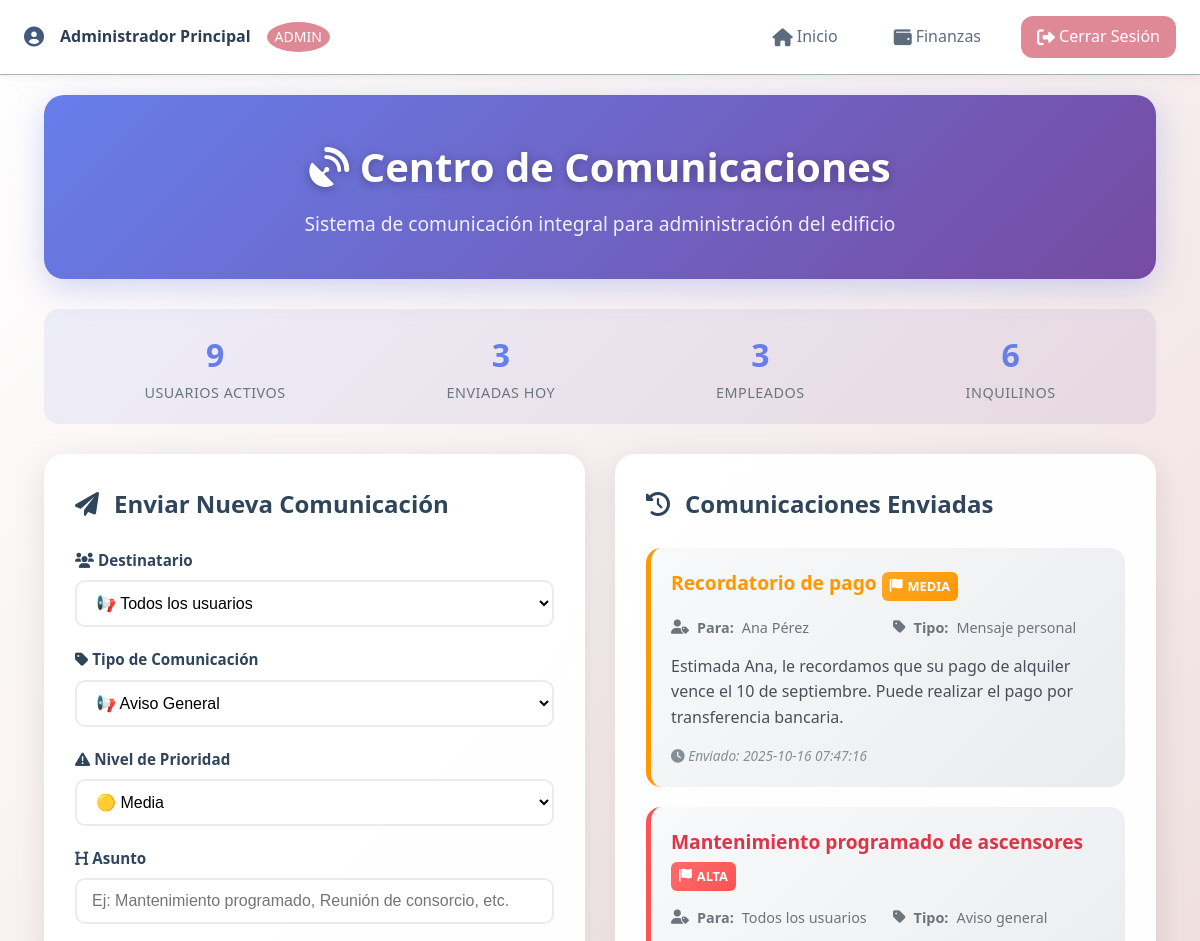
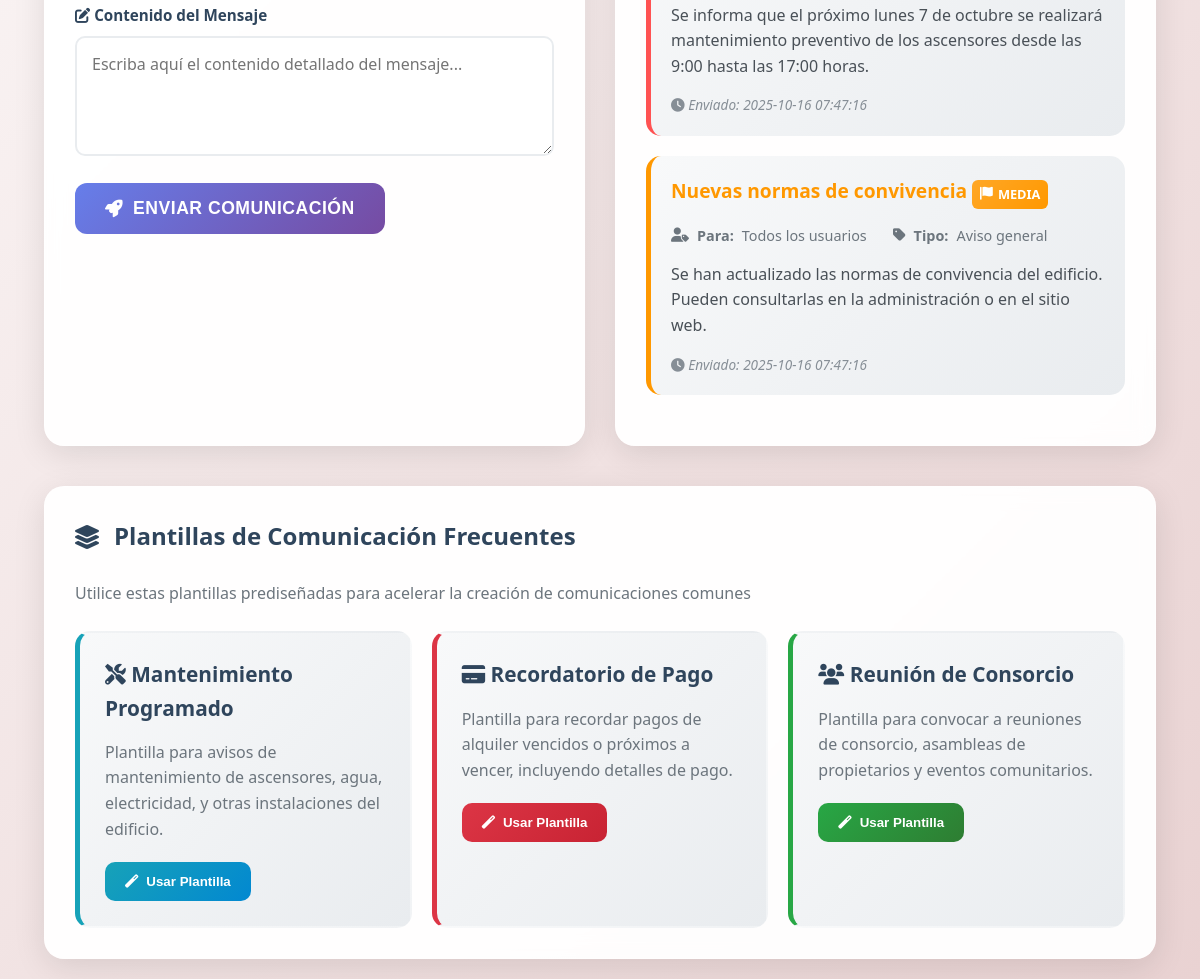
Screenshot of /views/admin/comunicacion.php (signed in) with the database file from the repository (2 pictures, top to bottom).
### tables this page shows
CREATE TABLE `comunicacion` (
  `id` bigint(20) UNSIGNED NOT NULL,
  `remitente_id` bigint(20) UNSIGNED NOT NULL,
  `destinatario_id` bigint(20) UNSIGNED DEFAULT NULL,
  `asunto` varchar(200) NOT NULL,
  `mensaje` text NOT NULL,
  `tipo` enum('aviso_general','mensaje_personal','notificacion') NOT NULL DEFAULT 'mensaje_personal',
  `prioridad` enum('baja','media','alta') NOT NULL DEFAULT 'media',
  `leido` tinyint(1) NOT NULL DEFAULT 0,
  `created_at` timestamp NULL DEFAULT NULL,
  `updated_at` timestamp NULL DEFAULT NULL
);

CREATE TABLE `users` (
  `id` bigint(20) UNSIGNED NOT NULL,
  `name` varchar(255) NOT NULL,
  `email` varchar(255) NOT NULL,
  `email_verified_at` timestamp NULL DEFAULT NULL,
  `password` varchar(255) NOT NULL,
  `role` enum('admin','empleado','inquilino') NOT NULL DEFAULT 'inquilino',
  `remember_token` varchar(100) DEFAULT NULL,
  `password_reset_token` varchar(255) DEFAULT NULL,
  `password_reset_expires` timestamp NULL DEFAULT NULL,
  `failed_login_attempts` int(11) DEFAULT 0,
  `locked_until` timestamp NULL DEFAULT NULL,
  `last_failed_login` timestamp NULL DEFAULT NULL,
  `password_changed_at` timestamp NULL DEFAULT NULL,
  `account_locked` tinyint(1) DEFAULT 0,
  `created_at` timestamp NULL DEFAULT NULL,
  `updated_at` timestamp NULL DEFAULT NULL,
  `last_login_at` datetime DEFAULT NULL,
  `reset_token` varchar(100) DEFAULT NULL,
  `reset_token_expires` datetime DEFAULT NULL
);

### views/admin/comunicacion.php (the view, shortened to what this page needs)
<?php
require_once '../../includes/header.php';
$database = new Database();
$db = $database->getConnection();
try {
    $query = "SELECT id, name, email, role FROM users WHERE role IN ('empleado', 'inquilino') ORDER BY role, name";
    $stmt = $db->prepare($query);
    $stmt->execute();
    $usuarios = $stmt->fetchAll(PDO::FETCH_ASSOC);
    $query = "SELECT c.*, u.name as destinatario_nombre
              FROM comunicacion c
              LEFT JOIN users u ON c.destinatario_id = u.id
              WHERE c.remitente_id = :user_id
              ORDER BY c.created_at DESC LIMIT 10";
    $stmt = $db->prepare($query);
    $stmt->bindParam(':user_id', $_SESSION['user_id']);
    $stmt->execute();
    $comunicaciones_enviadas = $stmt->fetchAll(PDO::FETCH_ASSOC);
} catch (PDOException $e) {
    $message = '<div style="color: red;">Error al cargar datos: ' . $e->getMessage() . '</div>';
}
?>
<div class="communications-dashboard">
    <div class="comm-header">
        <h1><i class="fas fa-satellite-dish"></i> Centro de Comunicaciones</h1>
        <p>Sistema de comunicación integral para administración del edificio</p>
    </div>
    <div class="stats-bar">
        <div class="stat-item">
            <span class="stat-number"><?php echo count($usuarios); ?></span>
            <div class="stat-label">Usuarios Activos</div>
        </div>
        <div class="stat-item">
            <span class="stat-number"><?php echo count($comunicaciones_enviadas); ?></span>
            <div class="stat-label">Enviadas Hoy</div>
        </div>
        <div class="stat-item">
            <span class="stat-number"><?php echo count(array_filter($usuarios, fn($u) => $u['role'] == 'empleado')); ?></span>
            <div class="stat-label">Empleados</div>
        </div>
        <div class="stat-item">
            <span class="stat-number"><?php echo count(array_filter($usuarios, fn($u) => $u['role'] == 'inquilino')); ?></span>
            <div class="stat-label">Inquilinos</div>
        </div>
    </div>
    <div class="comm-main-grid">
        <div class="comm-section">
            <h2 class="section-title">
                <i class="fas fa-paper-plane"></i>
                Enviar Nueva Comunicación
            </h2>
            <form method="POST" action="">
                <div class="form-group">
                    <label for="destinatario_id">
                        <i class="fas fa-users"></i> Destinatario
                    </label>
                    <select id="destinatario_id" name="destinatario_id" required class="select-control">
                        <option value="todos">📢 Todos los usuarios</option>
                    </select>
                </div>
                <div class="form-group">
                    <label for="tipo">
                        <i class="fas fa-tag"></i> Tipo de Comunicación
                    </label>
                    <select id="tipo" name="tipo" required class="select-control">
                        <option value="aviso_general">📢 Aviso General</option>
                    </select>
                </div>
                <div class="form-group">
                    <label for="prioridad">
                        <i class="fas fa-exclamation-triangle"></i> Nivel de Prioridad
                    </label>
                    <select id="prioridad" name="prioridad" required class="select-control">
                        <option value="media" selected>🟡 Media</option>
                    </select>
                </div>
                <div class="form-group">
                    <label for="asunto">
                        <i class="fas fa-heading"></i> Asunto
                    </label>
                    <input type="text" id="asunto" name="asunto" required class="form-control"
                           placeholder="Ej: Mantenimiento programado, Reunión de consorcio, etc.">
                </div>
                <div class="form-group">
                    <label for="mensaje">
                        <i class="fas fa-edit"></i> Contenido del Mensaje
                    </label>
                    <textarea id="mensaje" name="mensaje" required class="textarea-control"
                              placeholder="Escriba aquí el contenido detallado del mensaje..."></textarea>
                </div>
                <button type="submit" name="enviar_comunicacion" class="btn-send">
                    <i class="fas fa-rocket"></i>
                    Enviar Comunicación
                </button>
            </form>
        </div>
        <div class="comm-section">
            <h2 class="section-title">
                <i class="fas fa-history"></i>
                Comunicaciones Enviadas
            </h2>
            <?php if (!empty($comunicaciones_enviadas)): ?>
                <?php foreach ($comunicaciones_enviadas as $comunicacion): ?>
                    <div class="comm-card priority-<?php echo $comunicacion['prioridad']; ?>">
                        <div class="comm-title" style="color: <?php
                            echo $comunicacion['prioridad'] == 'alta' ? '#dc3545' :
                                ($comunicacion['prioridad'] == 'media' ? '#ff9800' : '#28a745');
                        ?>;">
                            <?php echo htmlspecialchars($comunicacion['asunto']); ?>
                            <span class="priority-indicator priority-<?php echo $comunicacion['prioridad']; ?>">
                                <i class="fas fa-flag"></i>
                                <?php echo ucfirst($comunicacion['prioridad']); ?>
                            </span>
                        </div>
                        <div class="comm-meta">
                            <div class="meta-item">
                                <i class="fas fa-user-tag"></i>
                                <strong>Para:</strong>
                                <?php echo $comunicacion['destinatario_nombre'] ? htmlspecialchars($comunicacion['destinatario_nombre']) : 'Todos los usuarios'; ?>
                            </div>
                            <div class="meta-item">
                                <i class="fas fa-tag"></i>
                                <strong>Tipo:</strong> <?php echo str_replace('_', ' ', ucfirst($comunicacion['tipo'])); ?>
                            </div>
                        </div>
                        <div class="comm-content">
                            <?php echo htmlspecialchars(substr($comunicacion['mensaje'], 0, 150)); ?><?php echo strlen($comunicacion['mensaje']) > 150 ? '...' : ''; ?>
                        </div>
                        <div class="comm-timestamp">
                            <i class="fas fa-clock"></i>
                            Enviado: <?php echo $comunicacion['created_at']; ?>
                        </div>
                    </div>
                <?php endforeach; ?>
            <?php endif; ?>
        </div>
    </div>
    <div class="templates-section">
        <h2 class="section-title">
            <i class="fas fa-layer-group"></i>
            Plantillas de Comunicación Frecuentes
        </h2>
        <p style="color: #6c757d; margin-bottom: 0;">Utilice estas plantillas prediseñadas para acelerar la creación de comunicaciones comunes</p>
        <div class="templates-grid">
            <div class="template-card maintenance">
                <div class="template-title">
                    <i class="fas fa-tools"></i>
                    Mantenimiento Programado
                </div>
                <div class="template-description">
                    Plantilla para avisos de mantenimiento de ascensores, agua, electricidad, y otras instalaciones del edificio.
                </div>
                <button onclick="llenarPlantilla('mantenimiento')" class="btn-template maintenance">
                    <i class="fas fa-magic"></i>
                    Usar Plantilla
                </button>
            </div>
            <div class="template-card payment">
                <div class="template-title">
                    <i class="fas fa-credit-card"></i>
                    Recordatorio de Pago
                </div>
                <div class="template-description">
                    Plantilla para recordar pagos de alquiler vencidos o próximos a vencer, incluyendo detalles de pago.
                </div>
                <button onclick="llenarPlantilla('pago')" class="btn-template payment">
                    <i class="fas fa-magic"></i>
                    Usar Plantilla
                </button>
            </div>
            <div class="template-card meeting">
                <div class="template-title">
                    <i class="fas fa-users"></i>
                    Reunión de Consorcio
                </div>
                <div class="template-description">
                    Plantilla para convocar a reuniones de consorcio, asambleas de propietarios y eventos comunitarios.
                </div>
                <button onclick="llenarPlantilla('reunion')" class="btn-template meeting">
                    <i class="fas fa-magic"></i>
                    Usar Plantilla
                </button>
            </div>
        </div>
    </div>
</div>
</body>
</html>

### assets/css/bento-style.css (style rules this page uses)
:root { --color-light-gray: #A5B3B7; --color-beige: #E5D7D5; --color-pink: #DE8995; --color-blush: #E9D2D2; --color-dark-blue: #44597F; --color-light-gray-light: #B8C5C9; --color-beige-light: #F0E8E6; --color-pink-light: #E5A3B0; --color-blush-light: #F2E4E4; --color-dark-blue-light: #5A7296; --text-primary: #2C3E50; --text-secondary: #5D6D7E; --text-light: #BDC3C7; --text-white: #FFFFFF; --bg-primary: #FFFFFF; --bg-secondary: var(--color-blush); --bg-accent: var(--color-beige); --bg-dark: var(--color-dark-blue); --shadow-sm: 0 2px 8px rgba(0, 0, 0, 0.06); --shadow-md: 0 4px 16px rgba(0, 0, 0, 0.08); --shadow-lg: 0 8px 32px rgba(0, 0, 0, 0.12); --shadow-xl: 0 16px 48px rgba(0, 0, 0, 0.15); --border-radius-sm: 8px; --border-radius-md: 12px; --border-radius-lg: 16px; --border-radius-xl: 24px; --border-radius-full: 50%; --spacing-xs: 4px; --spacing-sm: 8px; --spacing-md: 16px; --spacing-lg: 24px; --spacing-xl: 32px; --spacing-2xl: 48px; --transition-fast: 0.15s ease; --transition-normal: 0.25s ease; --transition-slow: 0.4s ease; --font-family-primary: 'Segoe UI', Tahoma, Geneva, Verdana, sans-serif; --font-family-mono: 'Consolas', 'Monaco', 'Courier New', monospace; --font-size-xs: 0.75rem; --font-size-sm: 0.875rem; --font-size-base: 1rem; --font-size-lg: 1.125rem; --font-size-xl: 1.25rem; --font-size-2xl: 1.5rem; --font-size-3xl: 1.875rem; --font-size-4xl: 2.25rem; --font-weight-normal: 400; --font-weight-medium: 500; --font-weight-semibold: 600; --font-weight-bold: 700; }
* { margin: 0; padding: 0; box-sizing: border-box; }
html { scroll-behavior: smooth; }
body { font-family: var(--font-family-primary); font-size: var(--font-size-base); line-height: 1.6; color: var(--text-primary); background: linear-gradient(135deg, var(--bg-primary) 0%, var(--bg-secondary) 100%); min-height: 100vh; }

### rows the page displays
comunicacion: asunto "Recordatorio de pago", prioridad "MEDIA", users.name "Ana Pérez", tipo "Mensaje personal", mensaje "Estimada Ana, le recordamos que su pago de alquiler vence el 10 de septiembre. Puede realizar el pago por transferencia bancaria.", created_at "2025-10-16 07:47:16"
comunicacion: asunto "Mantenimiento programado de ascensores", prioridad "ALTA", shows "Todos los usuarios", tipo "Aviso general", mensaje "Se informa que el próximo lunes 7 de octubre se realizará mantenimiento preventivo de los ascensores desde las 9:00 hasta las 17:00 horas.", created_at "2025-10-16 07:47:16"
comunicacion: asunto "Nuevas normas de convivencia", prioridad "MEDIA", shows "Todos los usuarios", tipo "Aviso general", mensaje "Se han actualizado las normas de convivencia del edificio. Pueden consultarlas en la administración o en el sitio web.", created_at "2025-10-16 07:47:16"

### other values shown
$_SESSION['user_name'] "Administrador Principal"
$_SESSION['role'] "ADMIN"
count($usuarios) "9"
count($comunicaciones_enviadas) "3"
count(array_filter($usuarios, fn($u) => $u['role'] == 'empleado')) "3"
count(array_filter($usuarios, fn($u) => $u['role'] == 'inquilino')) "6"
